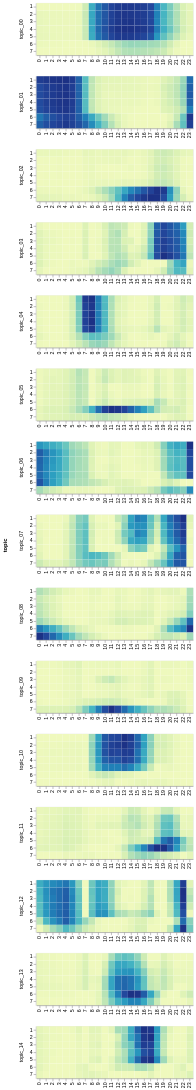

Vega-Lite specification stored for this chart:
### Vega-Lite specification from a JSON file in a GitHub repository (floating-point values rounded to 4 significant figures; data arrays with more than 128 entries replaced by an {"elided": "..."} marker saying what was removed)
{"config": {"view": {"width": 400, "height": 300}}, "data": {"name": "data-c0c39ed9d9dc822fc28adf9bb92b989f"}, "facet": {"row": {"type": "nominal", "field": "topic"}}, "spec": {"mark": "rect", "encoding": {"color": {"type": "quantitative", "field": "score", "legend": null}, "x": {"type": "ordinal", "axis": {"title": ""}, "field": "hour"}, "y": {"type": "ordinal", "axis": {"title": ""}, "field": "day"}}, "height": 100, "width": 300}, "resolve": {"scale": {"color": "independent", "x": "independent", "y": "shared"}}, "$schema": "https://vega.github.io/schema/vega-lite/v5.json", "datasets": {"data-c0c39ed9d9dc822fc28adf9bb92b989f": {"elided": "2520 records"}}}
